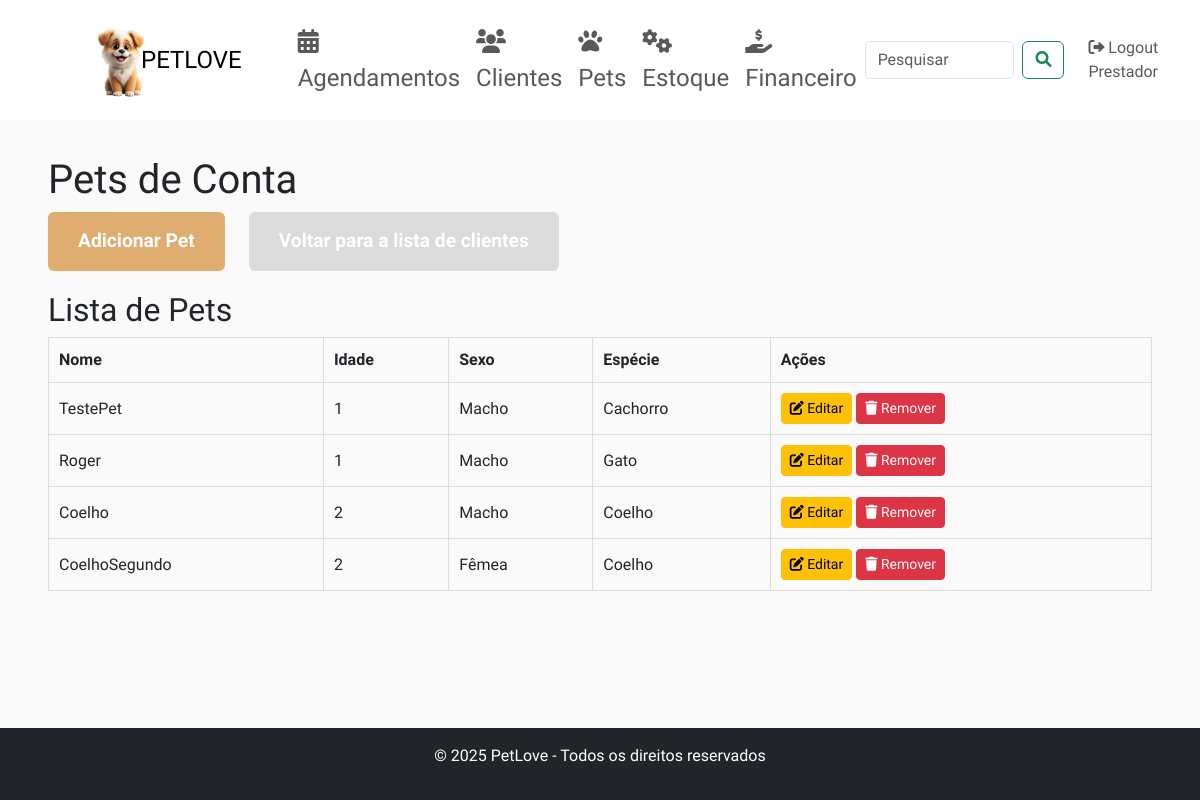
The page /clientes/10/pets (signed in) on the database its author committed.
### app.py (models this page shows, shortened)
class Cliente(db.Model):
    id = db.Column(db.Integer, primary_key=True)
    nome = db.Column(db.String(120), nullable=False)
    email = db.Column(db.String(120), unique=True, nullable=False)
    telefone = db.Column(db.String(20), nullable=True)
    financeiros = db.relationship('LancamentoFinanceiro', back_populates='cliente', lazy=True)
    pets = db.relationship('Pet', back_populates='cliente', lazy=True)
    usuario = db.relationship('User', back_populates='cliente', uselist=False)

class Pet(db.Model):
    __tablename__ = 'pet'
    id = db.Column(db.Integer, primary_key=True)
    nome = db.Column(db.String(80), nullable=False)
    idade = db.Column(db.Integer)
    sexo = db.Column(db.String(10))
    especie = db.Column(db.String(50))
    cliente_id = db.Column(db.Integer, db.ForeignKey('cliente.id'), nullable=False)
    foto = db.Column(db.String(120), nullable=True)
    cliente = db.relationship('Cliente', back_populates='pets')

### app.py (the view)
@app.route('/clientes/<int:cliente_id>/pets')
def ver_pets(cliente_id):
    cliente = Cliente.query.get_or_404(cliente_id)
    pets = Pet.query.filter_by(cliente_id=cliente_id).all()
    return render_template('ver_pets.html', cliente=cliente, pets=pets)

### app.py (called while the page is built)
@login_manager.user_loader
def load_user(user_id):
    return User.query.get(int(user_id))

@app.before_request
def create_tables():
    db.create_all()

### templates/ver_pets.html (shortened to what this page needs)
<!DOCTYPE html>
<html lang="pt-br">
<head>
    <link href="https://cdn.jsdelivr.net/npm/bootstrap@5.3.0-alpha1/dist/css/bootstrap.min.css" rel="stylesheet">
    <link href="https://cdnjs.cloudflare.com/ajax/libs/font-awesome/6.0.0/css/all.min.css" rel="stylesheet">
</head>
<body>
<nav class="navbar navbar-expand-lg bg-custom mb-4">
    <div class="container-fluid">
        <a class="navbar-brand" href="http://127.0.0.1:5000/home_prestador">
            <img src="{{ url_for('static', filename='images/LOGO.png') }}" alt="PetLove Logo" style="height: 80px; margin-left: 70px; width: 70%;">
            <a style="font-size: 24px; color: #000000; text-decoration: none;">PETLOVE</a>
        <div class="collapse navbar-collapse" id="navbarNav">
            <ul class="navbar-nav ms-5">
                <li class="nav-item">
                    <a href="{{ url_for('agendamentos') }}" class="nav-link {% if request.endpoint == 'agendamentos' %}active{% endif %} fs-4"><i class="fas fa-calendar-alt"></i> Agendamentos</a>
                </li>
                <li class="nav-item">
                    <a href="{{ url_for('clientes') }}" class="nav-link {% if request.endpoint == 'clientes' %}active{% endif %} fs-4"><i class="fas fa-users"></i> Clientes</a>
                </li>
                <li class="nav-item">
                    <a href="{{ url_for('pets') }}" class="nav-link {% if request.endpoint == 'pets' %}active{% endif %} fs-4"><i class="fas fa-paw"></i> Pets</a>
                </li>
                <li class="nav-item">
                    <a href="{{ url_for('estoque') }}" class="nav-link {% if request.endpoint == 'estoque' %}active{% endif %} fs-4"><i class="fas fa-cogs"></i> Estoque</a>
                </li>
                <li class="nav-item">
                    <a href="{{ url_for('financeiro') }}" class="nav-link {% if request.endpoint == 'financeiro' %}active{% endif %} fs-4"><i class="fas fa-hand-holding-usd"></i> Financeiro</a>
                </li>
            </ul>
            <form class="d-flex ms-auto" role="search" method="GET" action="{{ url_for('financeiro') }}">
                <input class="form-control me-2" type="search" placeholder="Pesquisar" aria-label="Pesquisar" name="search">
                <button class="btn btn-outline-success" type="submit">
                    <i class="fas fa-search"></i>
                </button>
            </form>
 <ul class="navbar-nav ms-3">
    {% if current_user.role == 'cliente' %}
        <li class="nav-item">
            <a class="nav-link" href="{{ url_for('logout') }}"><i class="fas fa-sign-out-alt"></i> Logout Cliente</a>
        </li>
    {% elif current_user.role == 'prestador' %}
        <li class="nav-item">
            <a class="nav-link" href="{{ url_for('logout') }}"><i class="fas fa-sign-out-alt"></i> Logout Prestador</a>
        </li>
    {% endif %}
</ul>
</div>
</div>
</nav>
<div class="container-fluid content-container">
    <h1>Pets de {{ cliente.nome }}</h1>
    <div class="btn-container">
        <a href="{{ url_for('adicionar_pet', cliente_id=cliente.id) }}" class="btn btn-primary">Adicionar Pet</a>
        <a href="{{ url_for('clientes') }}" class="btn btn-secondary">Voltar para a lista de clientes</a>
    </div>
    <h2>Lista de Pets</h2>
    <table>
        <thead>
            <tr>
                <th>Nome</th>
                <th>Idade</th>
                <th>Sexo</th>
                <th>Espécie</th>
                <th>Ações</th>
            </tr>
        </thead>
        <tbody>
            {% if pets %}
                {% for pet in pets %}
                    <tr>
                        <td>{{ pet.nome }}</td>
                        <td>{{ pet.idade }}</td>
                        <td>{{ pet.sexo }}</td>
                        <td>{{ pet.especie }}</td>
                        <td>
                            <a href="{{ url_for('editar_pet', id=pet.id) }}" class="btn btn-warning btn-sm">
                                <i class="fas fa-edit"></i> Editar
                            </a>
                            <form action="{{ url_for('remover_pet', id=pet.id) }}" method="POST" style="display:inline;">
                                <button type="submit" class="btn btn-danger btn-sm">
                                    <i class="fas fa-trash"></i> Remover
                                </button>
                            </form>
                        </td>
                    </tr>
                {% endfor %}
            {% else %}
                <tr>
                    <td colspan="6">Este cliente não possui pets registrados.</td>
                </tr>
            {% endif %}
        </tbody>
    </table>
</div>
<footer class="bg-dark text-white text-center py-3 fixed-bottom">
    <p>© 2025 PetLove - Todos os direitos reservados</p>
</footer>
</body>
</html>

### templates/ver_pets.html (style rules this page uses)
:root { --accent-color: #DEAD6F; --dark-color: #222222; --light-dark-color: #727272; --light-color: #fff; --grey-color: #dbdbdb; --light-grey-color: #fafafa; --primary-color: #6995B1; --light-primary-color: #eef1f3; --body-font: 'Chilanka', cursive; --heading-font: 'Chilanka', cursive; --secondary-font: 'Montserrat', sans-serif; }
body { font-family: var(--body-font); background-color: var(--light-grey-color); padding-bottom: 60px; }
.bg-custom { background-color: var(--light-color); }
.navbar { height: 120px; }
.content-container { padding: 1% 4%; }
footer { margin: 0; }
.btn-primary, .btn-secondary { background-color: var(--accent-color); color: white; font-weight: bold; border: none; padding: 15px 30px; font-size: 1.2rem; animation: flash-text-blue 1s infinite; }
.btn-secondary { background-color: var(--grey-color); }
.btn-container { margin-bottom: 20px; }
.btn-container .btn-secondary { margin-left: 20px; }
table { width: 100%; border-collapse: collapse; }
table, th, td { border: 1px solid #ddd; }
th, td { padding: 10px; text-align: left; }

### rows shown on the page
Cliente: nome "Conta"
Pet: nome "TestePet", idade "1", sexo "Macho", especie "Cachorro"
Pet: nome "Roger", idade "1", sexo "Macho", especie "Gato"
Pet: nome "Coelho", idade "2", sexo "Macho", especie "Coelho"
Pet: nome "CoelhoSegundo", idade "2", sexo "Fêmea", especie "Coelho"
